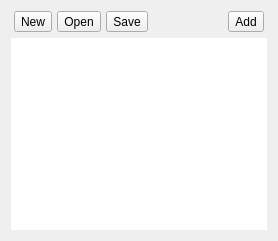
         <widget class="QWidget" name="tabWaypoints">
          <attribute name="title">
           <string> Waypoints </string>
          </attribute>
          <layout class="QVBoxLayout" name="verticalLayout_7">
           <item>
            <layout class="QHBoxLayout" name="horizontalLayout_5">
             <property name="spacing">
              <number>5</number>
             </property>
             <property name="leftMargin">
              <number>3</number>
             </property>
             <property name="rightMargin">
              <number>3</number>
             </property>
             <item>
              <widget class="QToolButton" name="toolButtonNewWaypoints">
               <property name="toolTip">
                <string>New waypoints</string>
               </property>
               <property name="styleSheet">
                <string notr="true"/>
               </property>
               <property name="text">
                <string>New</string>
               </property>
               <property name="icon">
                <iconset resource="../coreplugin/core.qrc">
                 <normaloff>:/core/images/filenew.png</normaloff>:/core/images/filenew.png</iconset>
               </property>
               <property name="iconSize">
                <size>
                 <width>20</width>
                 <height>20</height>
                </size>
               </property>
               <property name="autoRepeat">
                <bool>true</bool>
               </property>
               <property name="toolButtonStyle">
                <enum>Qt::ToolButtonTextUnderIcon</enum>
               </property>
               <property name="autoRaise">
                <bool>false</bool>
               </property>
              </widget>
             </item>
             <item>
              <widget class="QToolButton" name="toolButtonOpenWaypoints">
               <property name="focusPolicy">
                <enum>Qt::TabFocus</enum>
               </property>
               <property name="toolTip">
                <string>Open waypoints</string>
               </property>
               <property name="styleSheet">
                <string notr="true"/>
               </property>
               <property name="text">
                <string>Open</string>
               </property>
               <property name="icon">
                <iconset resource="../coreplugin/core.qrc">
                 <normaloff>:/core/images/fileopen.png</normaloff>:/core/images/fileopen.png</iconset>
               </property>
               <property name="iconSize">
                <size>
                 <width>20</width>
                 <height>20</height>
                </size>
               </property>
               <property name="autoRepeat">
                <bool>true</bool>
               </property>
               <property name="toolButtonStyle">
                <enum>Qt::ToolButtonTextUnderIcon</enum>
               </property>
               <property name="autoRaise">
                <bool>false</bool>
               </property>
              </widget>
             </item>
             <item>
              <widget class="QToolButton" name="toolButtonSaveWaypoints">
               <property name="toolTip">
                <string>Save waypoints</string>
               </property>
               <property name="styleSheet">
                <string notr="true"/>
               </property>
               <property name="text">
                <string>Save</string>
               </property>
               <property name="icon">
                <iconset resource="../coreplugin/core.qrc">
                 <normaloff>:/core/images/filesave.png</normaloff>:/core/images/filesave.png</iconset>
               </property>
               <property name="iconSize">
                <size>
                 <width>20</width>
                 <height>20</height>
                </size>
               </property>
               <property name="autoRepeat">
                <bool>true</bool>
               </property>
               <property name="toolButtonStyle">
                <enum>Qt::ToolButtonTextUnderIcon</enum>
               </property>
               <property name="autoRaise">
                <bool>false</bool>
               </property>
              </widget>
             </item>
             <item>
              <spacer name="horizontalSpacer_2">
               <property name="orientation">
                <enum>Qt::Horizontal</enum>
               </property>
               <property name="sizeHint" stdset="0">
                <size>
                 <width>40</width>
                 <height>20</height>
                </size>
               </property>
              </spacer>
             </item>
             <item>
              <widget class="QToolButton" name="toolButtonAddWaypoint">
               <property name="toolTip">
                <string>Add a waypoint</string>
               </property>
               <property name="styleSheet">
                <string notr="true"/>
               </property>
               <property name="text">
                <string>Add</string>
               </property>
               <property name="icon">
                <iconset resource="opmap.qrc">
                 <normaloff>:/opmap/images/waypoint.png</normaloff>:/opmap/images/waypoint.png</iconset>
               </property>
               <property name="iconSize">
                <size>
                 <width>20</width>
                 <height>20</height>
                </size>
               </property>
               <property name="autoRepeat">
                <bool>true</bool>
               </property>
               <property name="toolButtonStyle">
                <enum>Qt::ToolButtonTextUnderIcon</enum>
               </property>
               <property name="autoRaise">
                <bool>false</bool>
               </property>
              </widget>
             </item>
            </layout>
           </item>
           <item>
            <widget class="QTreeView" name="treeViewWaypoints">
             <property name="sizePolicy">
              <sizepolicy hsizetype="Preferred" vsizetype="Expanding">
               <horstretch>0</horstretch>
               <verstretch>0</verstretch>
              </sizepolicy>
             </property>
             <property name="minimumSize">
              <size>
               <width>100</width>
               <height>0</height>
              </size>
             </property>
             <property name="contextMenuPolicy">
              <enum>Qt::DefaultContextMenu</enum>
             </property>
             <property name="styleSheet">
              <string notr="true">/* background-color: transparent; */
/* background-color: qlineargradient(spread:pad, x1:0, y1:0, x2:1, y2:0, stop:0 rgba(0, 0, 0, 64), stop:1 rgba(0, 0, 0, 32)); */
color: rgb(255, 255, 255);
border: 0px;
/*
QTreeView::item {
border: 1px solid #d9d9d9;
border-top-color: transparent;
border-bottom-color: transparent;
} 
*/
QTreeView::item:hover {
background: qlineargradient(x1: 0, y1: 0, x2: 0, y2: 1, stop: 0 #e7effd, stop: 1 #cbdaf1);
border: 1px solid #bfcde4;
} 

QTreeView::branch:has-children:!has-siblings:closed, QTreeView::branch:closed:has-children:has-siblings {
 border-image: none;
 image: url(branch-closed.png);
}
QTreeView::branch:open:has-children:!has-siblings, QTreeView::branch:open:has-children:has-siblings {
 border-image: none;
 image: url(branch-open.png);
}</string>
             </property>
             <property name="frameShape">
              <enum>QFrame::NoFrame</enum>
             </property>
             <property name="frameShadow">
              <enum>QFrame::Plain</enum>
             </property>
             <property name="tabKeyNavigation">
              <bool>true</bool>
             </property>
             <property name="selectionBehavior">
              <enum>QAbstractItemView::SelectItems</enum>
             </property>
             <property name="animated">
              <bool>true</bool>
             </property>
             <property name="headerHidden">
              <bool>true</bool>
             </property>
            </widget>
           </item>
          </layout>
         </widget>
